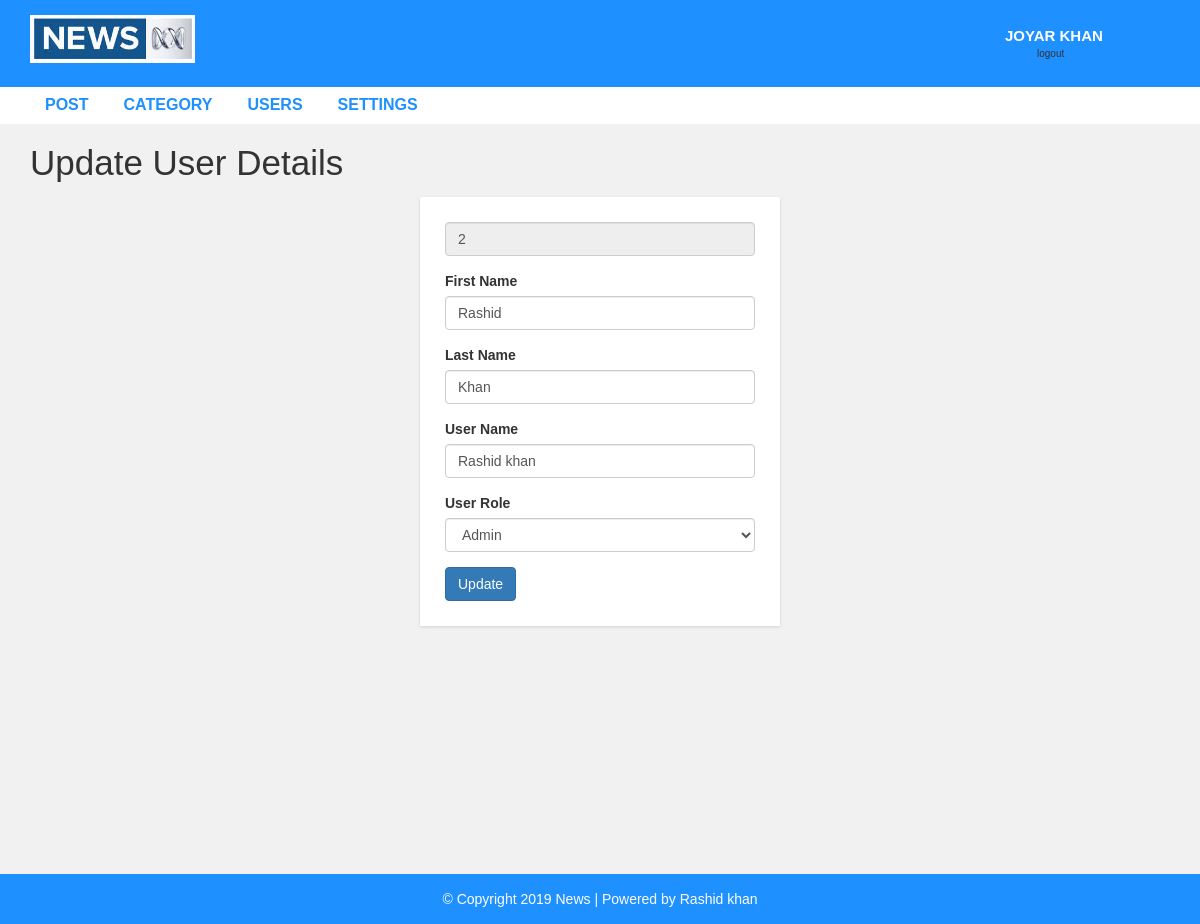
The app's page /admin/update-user.php?id=2 (signed in) with its own data.
### tables this page shows
CREATE TABLE `settings` (
  `id` int(255) NOT NULL,
  `website_name` varchar(255) NOT NULL,
  `logo` varchar(255) NOT NULL,
  `footer_dis` varchar(255) NOT NULL,
  `contacts_link` varchar(255) NOT NULL,
  `contacts_link_name` varchar(255) NOT NULL
);

CREATE TABLE `newwebsite` (
  `id` int(255) NOT NULL,
  `fastname` varchar(255) NOT NULL,
  `lastname` varchar(255) NOT NULL,
  `username` varchar(255) NOT NULL,
  `usermail` varchar(255) NOT NULL,
  `password` varchar(255) NOT NULL,
  `role` varchar(255) NOT NULL
);

### admin/update-user.php (the view, shortened to what this page needs)
<?php include "header.php";
?>
<?php include "config.php" ?>
<!DOCTYPE html>
<html lang="en">
<head>
</head>
<body>
<div id="admin-content">
	<div class="container">
			<div class="row">
				<div class="col-md-12">
					<h1 class="admin-heading">Update User Details</h1>
				</div>
				<div class="col-md-offset-4 col-md-4">
					<?php
					if(isset($_GET['id'])){
						$id=$_GET['id'];
						$select="SELECT * FROM `newwebsite` WHERE `id`='$id'";
						$query=mysqli_query($con,$select);
						$numrows=mysqli_num_rows($query);
						if($numrows){
							while($datafatch=mysqli_fetch_assoc($query)){
								$fatchid=$datafatch['id'];
								$fastname=$datafatch['fastname'];
								$lastname=$datafatch['lastname'];
								$fatchname=$datafatch['username'];
								$fatchrole=$datafatch['role'];
								?>
					<form  action="" method ="POST">
							<div class="form-group">
								<input disabled type="text" name="user_id"  class="form-control" value="<?php  echo $fatchid ?>" placeholder="" >
							</div>
								<div class="form-group">
								<label>First Name</label>
								<input type="text" name="f_name" class="form-control" value="<?php  echo $fastname ?>" placeholder="" required>
							</div>
							<div class="form-group">
								<label>Last Name</label>
								<input type="text" name="l_name" class="form-control" value="<?php  echo $lastname ?>" placeholder="" required>
							</div>
							<div class="form-group">
								<label>User Name</label>
								<input type="text" name="username" class="form-control" value="<?php  echo $fatchname ?>" placeholder="" required>
							</div>
							<div class="form-group">
								<label>User Role</label>
								<select class="form-control" name="role" value="<?php $fatchrole ?>">
									<option value="<?php echo $fatchrole ?>" selected ><?php echo $fatchrole ?></option>
								</select>
							</div>
							<input type="submit" name="update" class="btn btn-primary" value="Update" required />
					</form>
					<?php
					}
				}
			?>
							<?php
				}
					?>
				</div>
			</div>
	</div>
</div>
<?php include "footer.php"; ?>
</body>
</html>

### admin/header.php (shortened to what this page needs)
<!DOCTYPE html>
<html lang="en">
	<head>
		<link rel="stylesheet" href="../css/bootstrap.min.css" />
		<link rel="stylesheet" href="../css/font-awesome.css">
		<link rel="stylesheet" href="../css/style.css">
	</head>
	<body>
		<div id="header-admin">
			<div class="container">
					<div class="row">
						<div class="col-md-2">
							<?php
								include "config.php";
								$selected="SELECT * FROM `settings`";
								$query=mysqli_query($con,$selected);
								if(mysqli_num_rows($query)){
									while($datafetch=mysqli_fetch_assoc($query)){
										$logo=$datafetch['logo'];
										echo '<a href="post.php"><img class="logo" src="logo/'.$logo.'"></a>';
									}
								}
							?>
						</div>
						<div class="col-md-offset-8  col-md-2">
							<a href="logout.php" style="text-decoration: none;font-size: 15px;cursor: pointer;text-transform: uppercase;" class="admin-logout" ><p>
								<?php if($_SESSION['username']){
									echo $_SESSION['username'];
								}else{
									echo '<h3 class ="alert alert-danger"></h3>';
								} ?>
							</p>   </a>
							<p style="margin-top: -19px;padding-left:32px;font-size: 10px;">logout</p>
						</div>
					</div>
			</div>
		</div>
		<div id="admin-menubar">
			<div class="container">
					<div class="row">
						<div class="col-md-12">
							<ul class="admin-menu">
									<li>
										<a href="post.php">Post</a>
									</li>
									<?php
										if($_SESSION['role']=='Admin'){
									?>
									<li>
										<a href="category.php">Category</a>
									</li>
									<li>
										<a href="users.php">Users</a>
									</li>
									<li>
										<a href="settings.php">Settings</a>
									</li>
									<?php
								}
								?>
							</ul>
						</div>
					</div>
			</div>
		</div>
</body>
</html>

### admin/footer.php
<div id ="footer">
    <div class="container">
        <div class="row">
            <div class="col-md-12">
                    <?php
                        include "config.php";
                        $selected="SELECT * FROM `settings`";
                        $query=mysqli_query($con,$selected);
                        if(mysqli_num_rows($query)){
                            while($datafetch=mysqli_fetch_assoc($query)){
                                $footer_dis=$datafetch['footer_dis'];
                                $contacts_link=$datafetch['contacts_link'];
                                $contacts_link_name=$datafetch['contacts_link_name'];
                    ?>
                <span>&copy; <?php echo  $footer_dis ?><a target="_blank" href="<?php echo  $contacts_link ?>"> <?php echo  $contacts_link_name ?></a></span>
                <?php
                            }
                        }
                ?>
            </div>
        </div>
    </div>
</div>
</body>
</html>

### css/style.css (style rules this page uses)
body { background: #f1f1f1; font-family: sans-serif,arial,Helvetica; }
a, a:hover, a:focus { text-decoration: none; outline: none; }
ul { margin:0; padding:0; list-style:none; }
img.logo { width: 100%; height: auto; display: block; }
#header-admin { background-color: #1E90FF; padding: 15px 0; }
#header-admin .admin-logout { margin: 10px 0; color: #fff; font-size: 18px; font-weight: 600; text-transform: uppercase; display: inline-block; }
#admin-menubar { background-color: #fff; }
#admin-menubar .admin-menu { font-size: 0; }
#admin-menubar .admin-menu li { display: inline-block; margin: 0 5px 0 0; }
#admin-menubar .admin-menu li a { color: #1E90FF; font-size: 16px; font-weight: 600; text-transform: uppercase; padding: 7px 15px; display: block; transition: all 0.3s; }
#admin-content { padding: 20px 0; min-height: 750px; }
#admin-content .admin-heading { font-size: 35px; margin: 0 0 15px; }
form { background: #fff; padding: 25px; box-shadow:0 1px 3px rgba(0, 0, 0, 0.13); }
#footer { color: #fff; padding:15px 0; text-align:center; background-color:#1e90ff; }
#footer a { color:#fff; }

### records on screen
settings: logo (picture), footer_dis "Copyright 2019 News | Powered by", contacts_link_name "Rashid khan"
newwebsite: user_id "2", f_name "Rashid", l_name "Khan", username "Rashid khan", role "Admin"

### other values on screen
$_SESSION['username'] "JOYAR KHAN"
